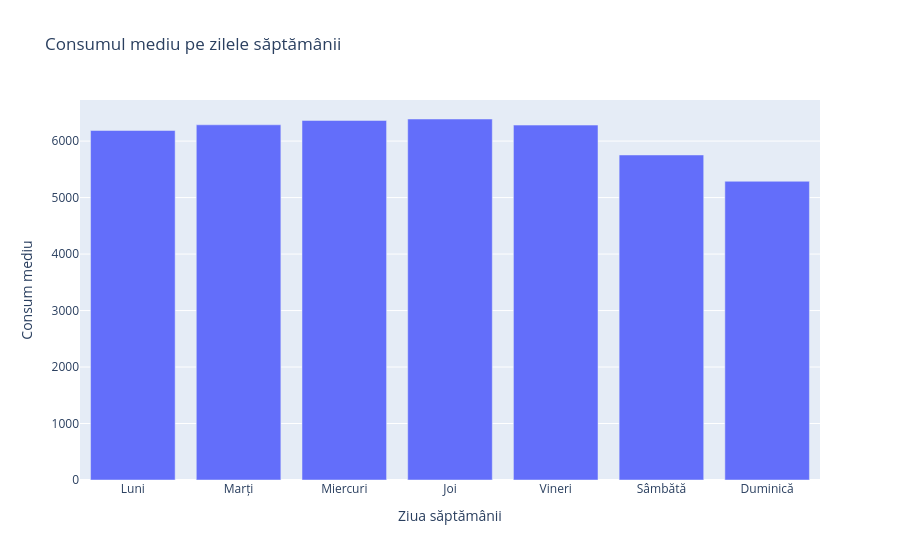

Source (notebook cell):
### Code cell
# Consumul mediu pe zilele săptămânii

df = data.copy()

zile_map = {
    0: 'Luni', 1: 'Marți', 2: 'Miercuri',
    3: 'Joi', 4: 'Vineri', 5: 'Sâmbătă', 6: 'Duminică'
}

df['ziSapt_nume'] = df['ziSapt'].map(zile_map)

consum_mediu_zi = (
    df
    .groupby('ziSapt_nume', sort=False)['consum']
    .mean()
    .reindex(['Luni','Marți','Miercuri','Joi','Vineri','Sâmbătă','Duminică'])
)

consum_mediu_df = consum_mediu_zi.reset_index(name='consum_mediu')

fig = px.bar(
    consum_mediu_df,
    x='ziSapt_nume',
    y='consum_mediu',
    category_orders={'ziSapt_nume': ['Luni','Marți','Miercuri','Joi','Vineri','Sâmbătă','Duminică']},
    labels={'ziSapt_nume': 'Ziua săptămânii', 'consum_mediu': 'Consum mediu'},
    title='Consumul mediu pe zilele săptămânii'
)
fig.show()

### Figure 1 — Plotly figure (JSON) as saved in the notebook; plotly's stock layout.template omitted (floating-point values rounded to 4 significant figures)
{"data": [{"hovertemplate": "Ziua săptămânii=%{x}<br>Consum mediu=%{y}<extra></extra>", "legendgroup": "", "marker": {"color": "#636efa", "pattern": {"shape": ""}}, "name": "", "orientation": "v", "showlegend": false, "textposition": "auto", "type": "bar", "x": ["Luni", "Marți", "Miercuri", "Joi", "Vineri", "Sâmbătă", "Duminică"], "xaxis": "x", "y": [6188.0, 6288.0, 6365.0, 6391.0, 6283.0, 5754.0, 5288.0], "yaxis": "y"}], "layout": {"barmode": "relative", "legend": {"tracegroupgap": 0}, "title": {"text": "Consumul mediu pe zilele săptămânii"}, "xaxis": {"anchor": "y", "categoryarray": ["Luni", "Marți", "Miercuri", "Joi", "Vineri", "Sâmbătă", "Duminică"], "categoryorder": "array", "domain": [0, 1], "title": {"text": "Ziua săptămânii"}}, "yaxis": {"anchor": "x", "domain": [0, 1], "title": {"text": "Consum mediu"}}}}
